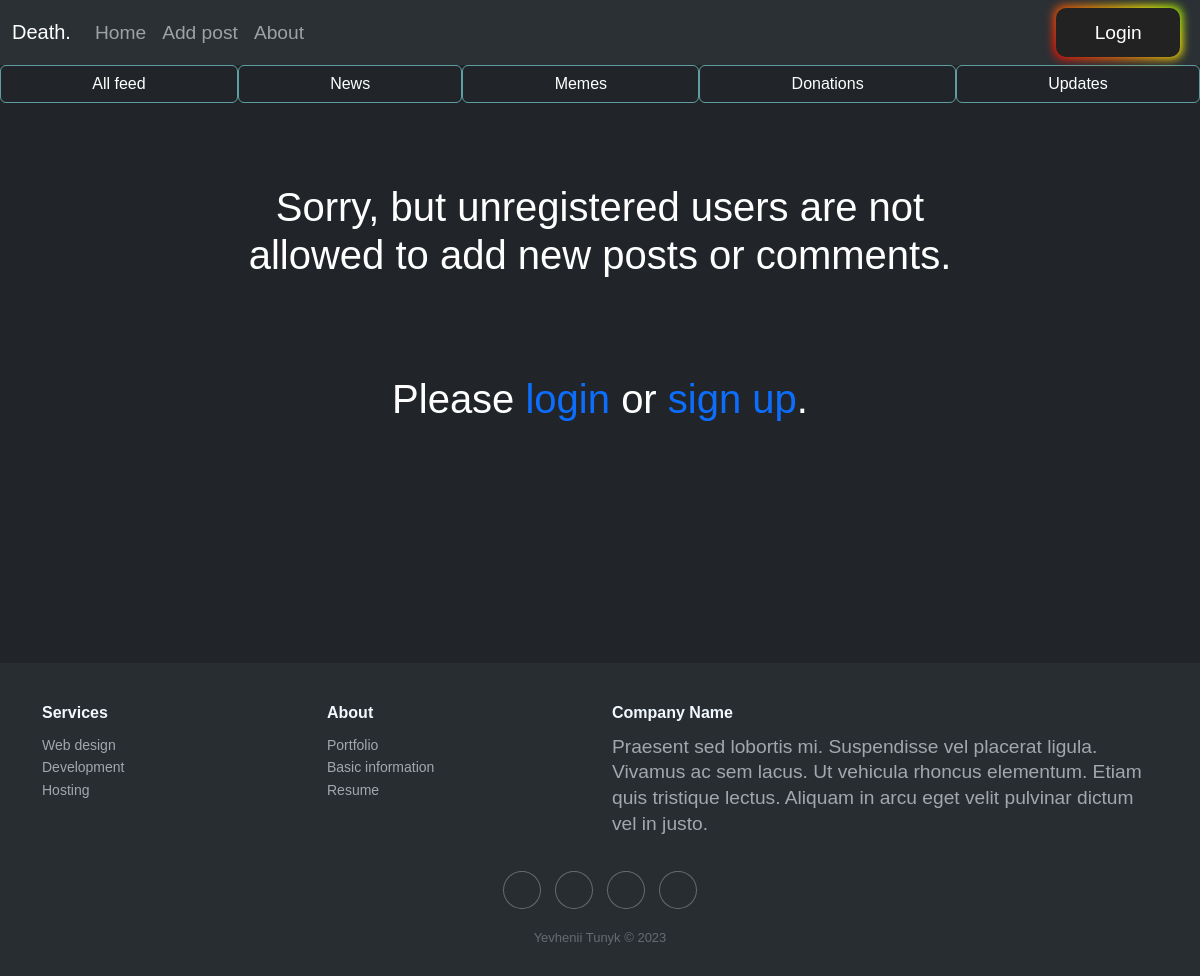
The app's page /feed/add_post/ with its own data.
### posts/models.py (models this page shows, shortened)
class CategoryModel(models.Model):
    title = models.CharField(max_length=150)
    def get_absolute_url(self):
        return reverse('show_by_category', args=[self.title])

### posts/views.py (the view, shortened to what this page needs)
# urls.py: path('feed/add_post/', add_post, name='add_post'),
def add_post(request):
    if request.method == 'GET':
        form = PostForm()
        return render(request, 'posts/add_post.html', context={'form':form})

### posts/templatetags/category_tag.py (called while the page is built)
@register.simple_tag()
def get_categories():
    return CategoryModel.objects.all()

### posts/templates/posts/add_post.html
{% extends 'base.html' %}
{% block content %}
{% if request.user.is_authenticated %}
<div class="content-container">
<form action="" method="post" class="add-form" enctype="multipart/form-data">
    {% csrf_token %}
    {{ form.as_p }}
    <button class="button-85" type="submit">Confirm</button>
</form>
</div>
{% else %}
<h1 class="not-allowed">Sorry, but unregistered users are not allowed to add new posts or comments. <br><br><br> Please <a href="{% url 'login_user' %}">login</a> or <a href="{% url 'signup_user' %}">sign up</a>.</h1>
{% endif %}
{% endblock content %}

### templates/inc/_sidebar.html (shortened to what this page needs)
{% load category_tag %}
{% get_categories as category %}
<aside class="sidebar">
<div class="btn-group-horizontal" role="group" aria-label="Vertical button group">
  <button type="button" class="btn btn-dark" onclick="location.href='{% url 'start_page' %}'">All feed</button>
  {% for item in category %}
  <button type="button" class="btn btn-dark" onclick="location.href='{{item.get_absolute_url}}'"> {{item.title}} </button>
    {% endfor %}
</div>
</aside>

### posts/static/css/custom.css (style rules this page uses)
* { box-sizing: border-box; }
.btn { border-color: cadetblue; }
body { background-color: #212529; }
a { text-decoration: none; }
.sidebar { width: 100%; margin-bottom: 3rem; }
.btn-group-horizontal { display: flex; flex-direction: row; width: 100%; }
.btn-group-horizontal button { flex: 1 1 auto; min-width: 0; }
.not-allowed { color: white; text-align: center; margin-left: 15rem; margin-right: 15rem; margin-top: 5rem; margin-bottom: auto; }
*, *::before, *::after { box-sizing: border-box; }
body { font-family: "Figtree", sans-serif; font-size: 1.2rem; line-height: 1.6rem; min-height: 100vh; }

### records on screen
CategoryModel: title "News"
CategoryModel: title "Memes"
CategoryModel: title "Donations"
CategoryModel: title "Updates"
